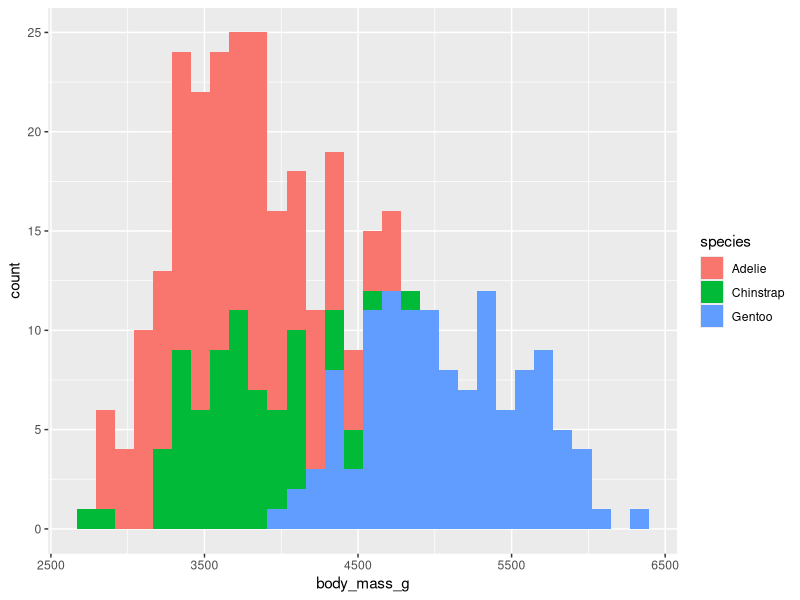
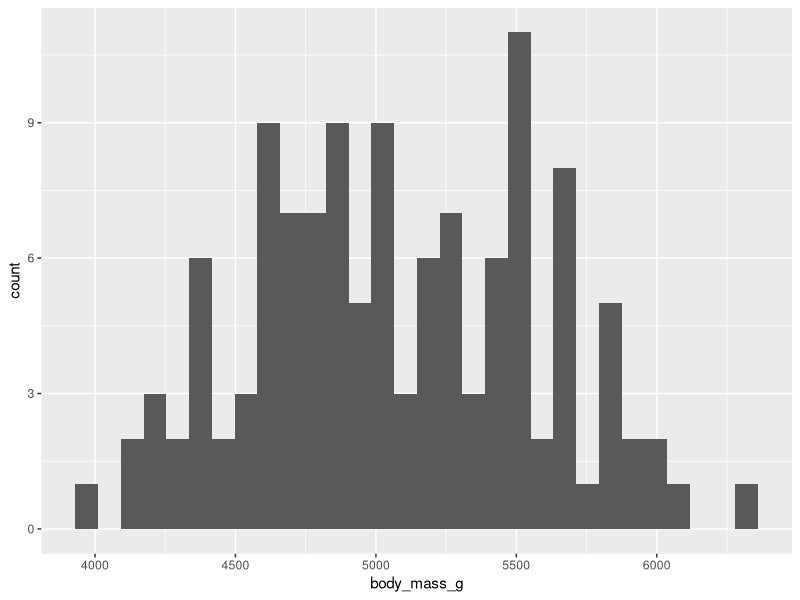
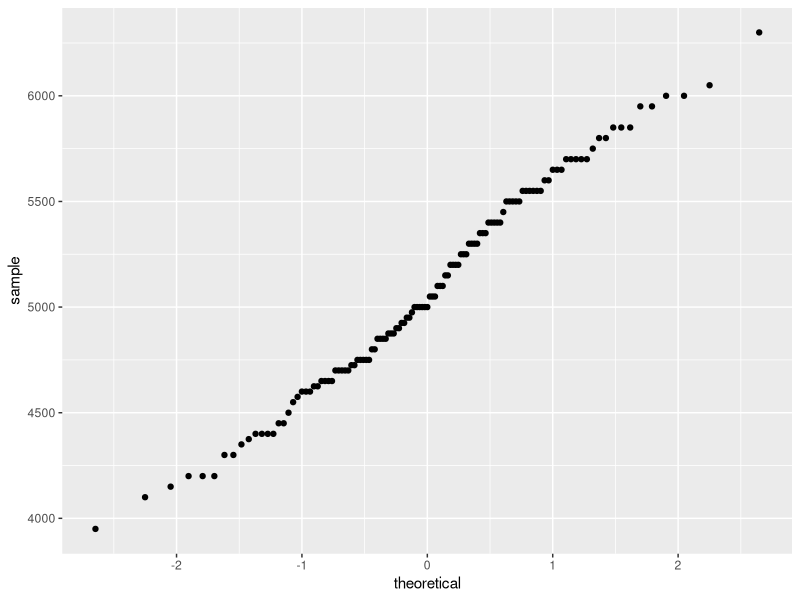
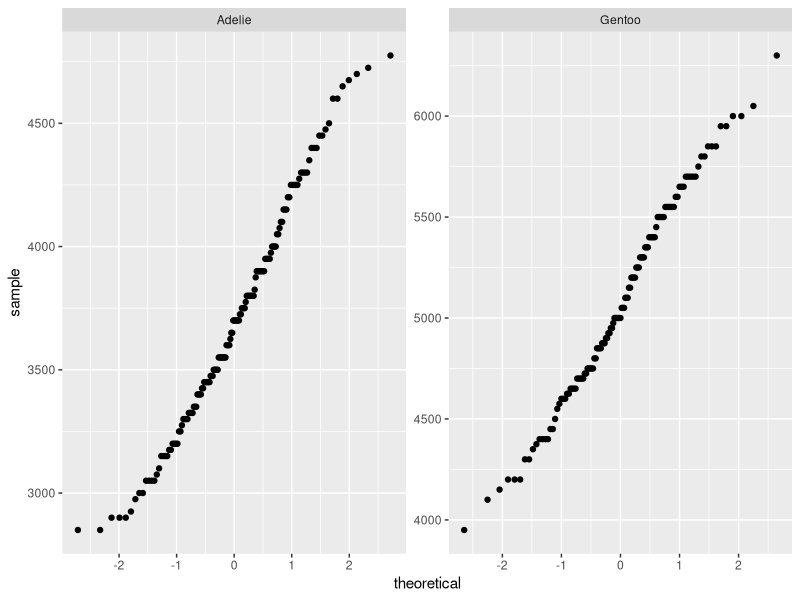
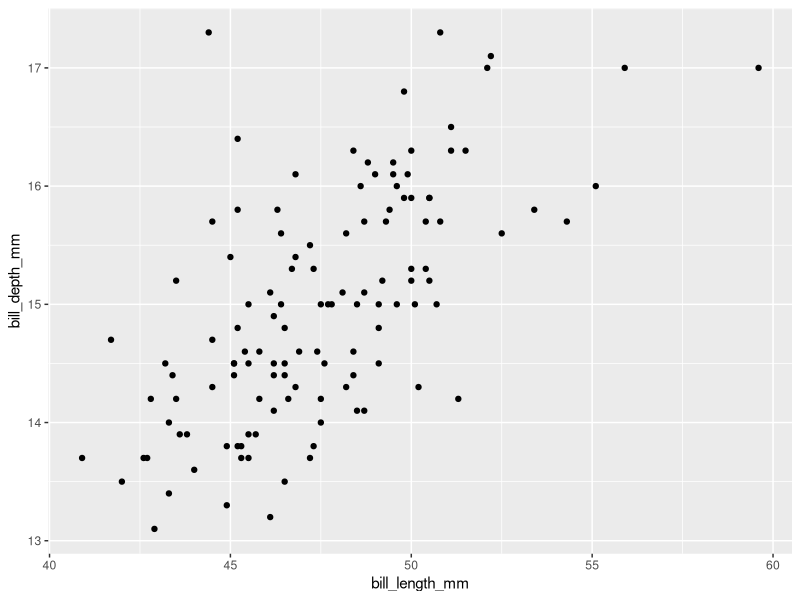
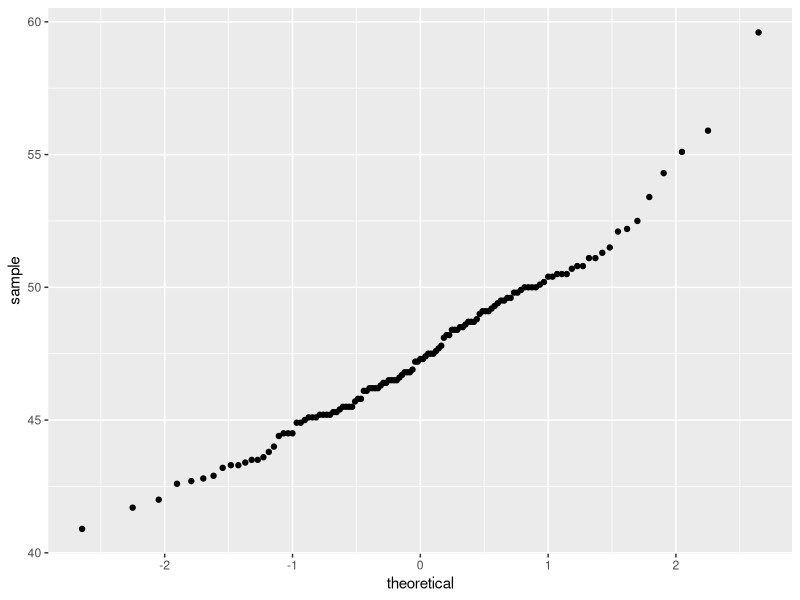
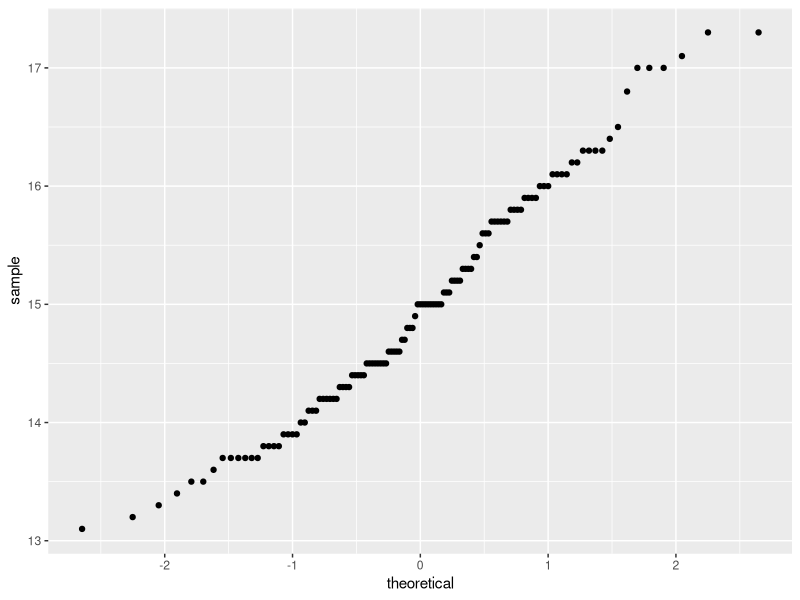
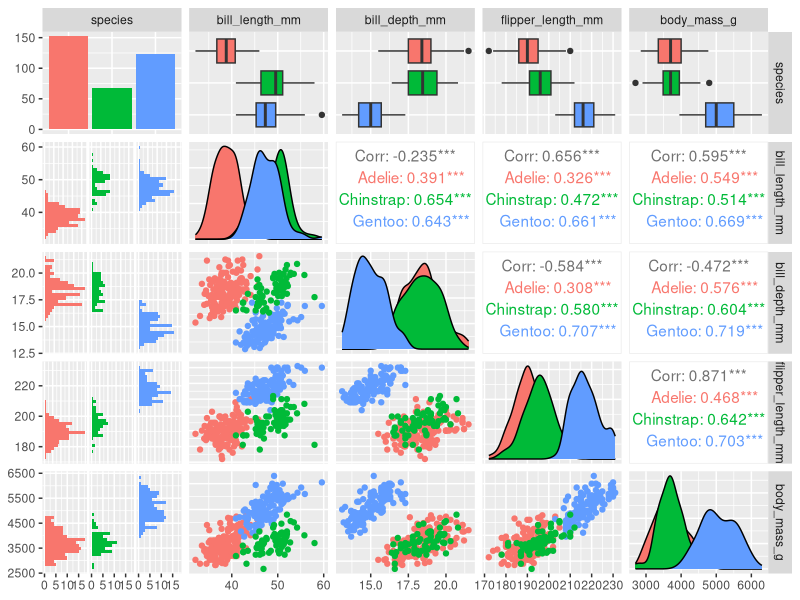

Generate these figures, in order, with R:
# JPW
# 2023-02-21


library(palmerpenguins)
library(tidyverse)
library(rstatix)
library(knitr)

head(penguins)

ggplot(data=penguins) +
  geom_histogram(aes(x=body_mass_g, fill=species))


# one-sample t-test
gentoo=penguins %>%
  filter(species=="Gentoo")
head(gentoo)

ggplot(data=gentoo)+
  geom_histogram(aes(x=body_mass_g))

ggplot(data=gentoo)+
  stat_qq(aes(sample=body_mass_g))

gentoo %>%
  summarize(mean_body_mass_g = mean(body_mass_g, na.rm=T), 
            sd_body_mass_g = sd(body_mass_g, na.rm=T))

# run a t test :)

t.test(gentoo$body_mass_g, mu=5500)

t_test_results = gentoo %>%
  t_test(body_mass_g ~ 1, mu=5500)

# two sample t test
data_for_t_test = penguins %>%
  filter(species %in% c("Gentoo", "Adelie"), !is.na(body_mass_g)) %>%
  select(species, body_mass_g) %>%
  droplevels()


summary(data_for_t_test)

data_for_t_test %>%
  group_by(species) %>%
  summarize(mean=mean(body_mass_g), 
            sd=sd(body_mass_g))

ggplot(data=data_for_t_test) +
  stat_qq(aes(sample=body_mass_g)) +
  facet_wrap(~species, scales="free")


# check equality of variance assumption
data_for_t_test %>%
  levene_test(body_mass_g ~ species)

t.test(data_for_t_test$body_mass_g ~ data_for_t_test$species, var.equal=T)


# correlation timeeeeee

ggplot(data=gentoo) +
  geom_point(aes(x=bill_length_mm, y=bill_depth_mm))

ggplot(data=gentoo) +
  stat_qq(aes(sample=bill_length_mm))

ggplot(data=gentoo) +
  stat_qq(aes(sample=bill_depth_mm))

cor(x=gentoo$bill_length_mm, y=gentoo$bill_depth_mm, use="complete.obs")
cor.test(x=gentoo$bill_length_mm, y=gentoo$bill_depth_mm, use="complete.obs")

gentoo %>%
  cor_test(bill_length_mm, bill_depth_mm)


head(gentoo)
cor(gentoo[ ,c(3:6)], use="complete.obs")

library(GGally)

penguins %>%
  select(species, bill_length_mm, bill_depth_mm, flipper_length_mm, body_mass_g) %>%
  GGally::ggpairs(aes(color=species))

